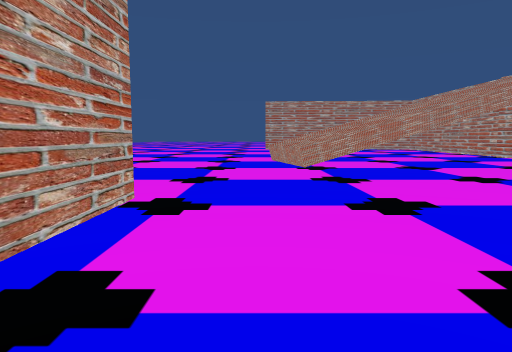
[1] (above)

24 first-person views from a walk through a scene from a Unity 3-D project. The camera is 1.5 m above the floor, tilts 6° down and sees 70° across. The floor is counted in squares, 2 m on a side. Each view is taken from the middle of a square. On the plan, view 1 faces up. The plan holds only what a view shows up to about 11 squares ahead; the rest is blank. The place goes on beyond the plan. Some surface patterns are stand-ins.

[2]
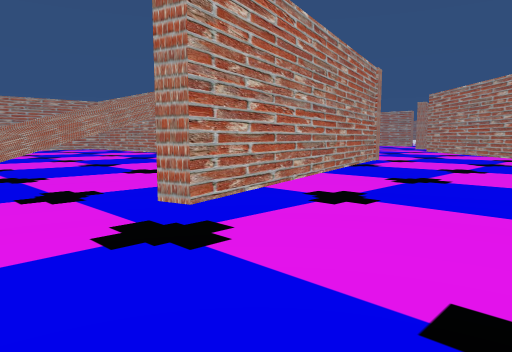

[3]
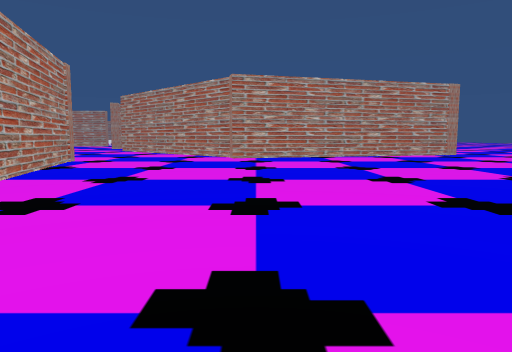

[4]
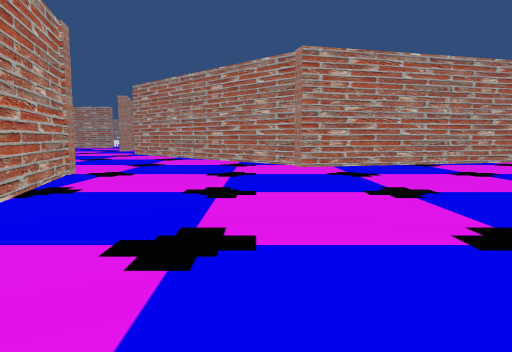

[5]
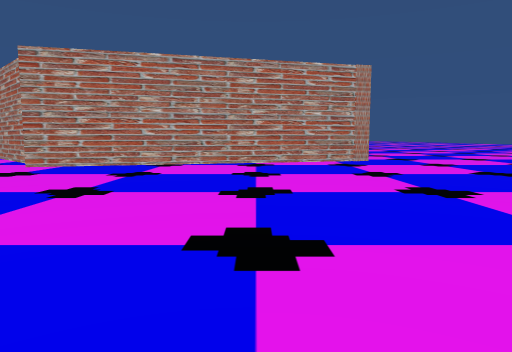

[6]
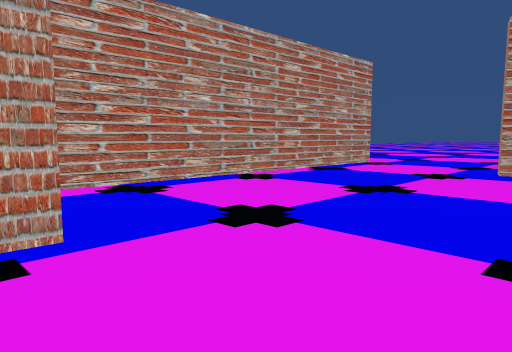

[7]
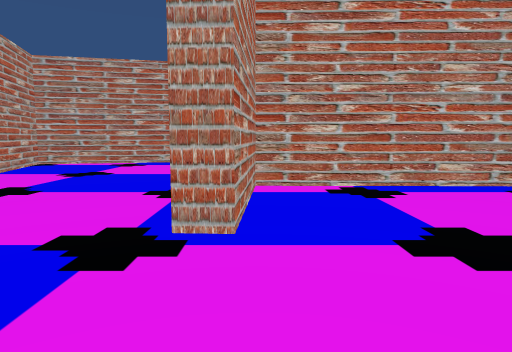

[8]
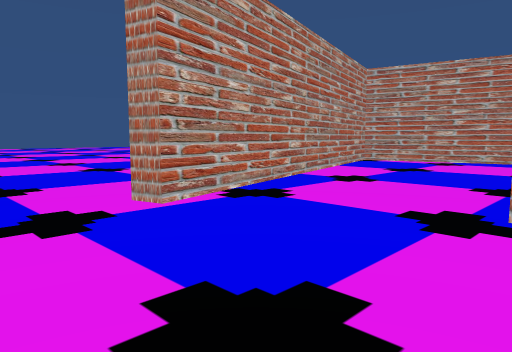

[9]
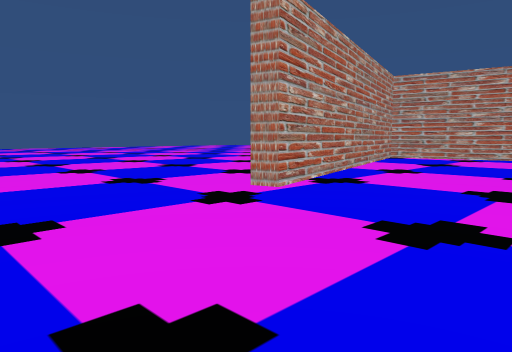

[10]
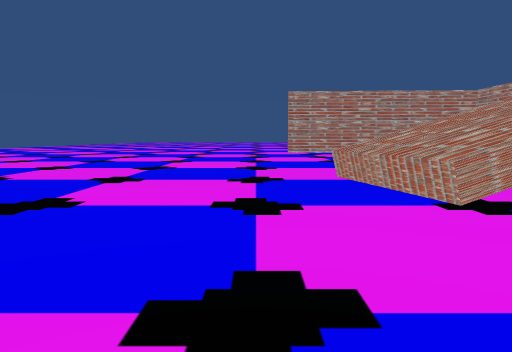

[11]
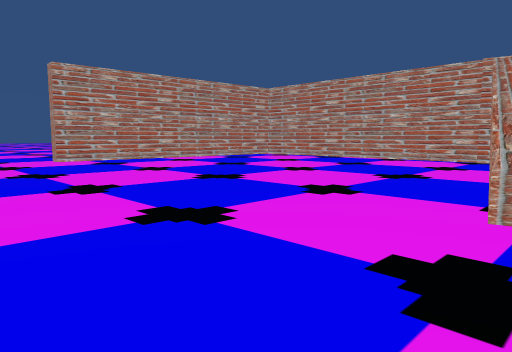

[12]
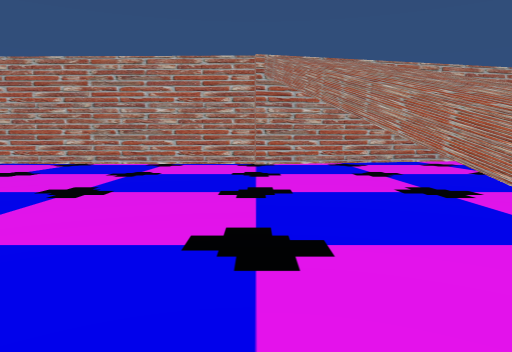

[13]
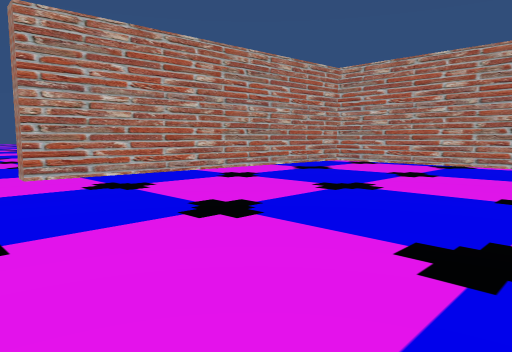

[14]
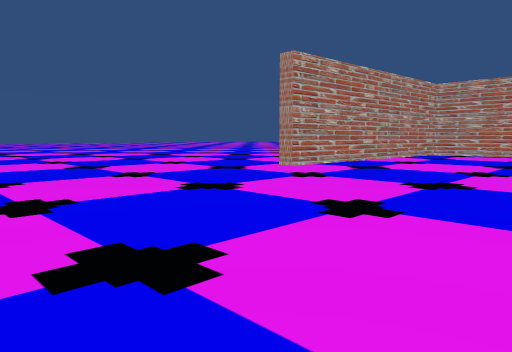

[15]
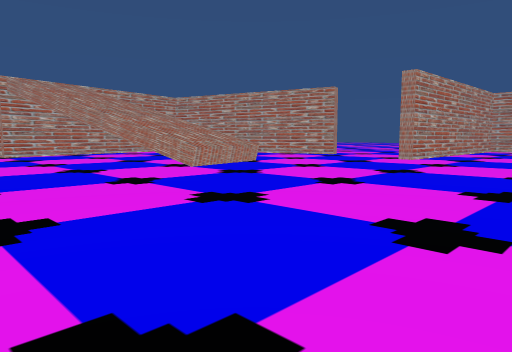

[16]
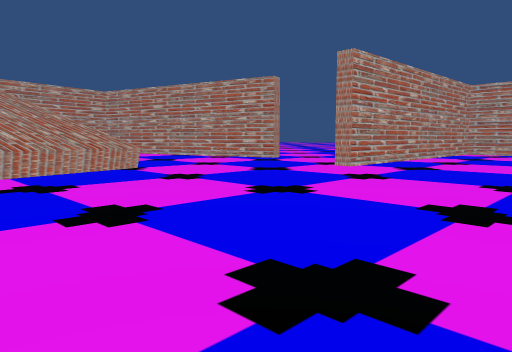

[17]
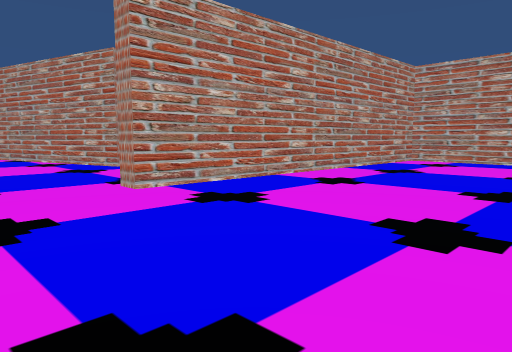

[18]
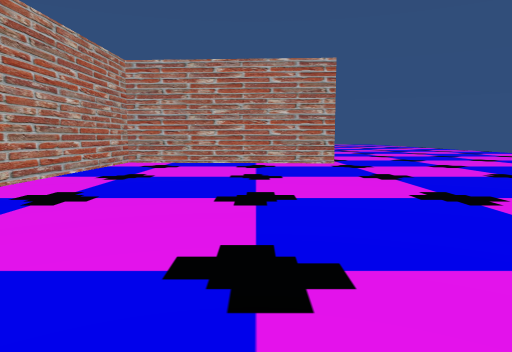

[19]
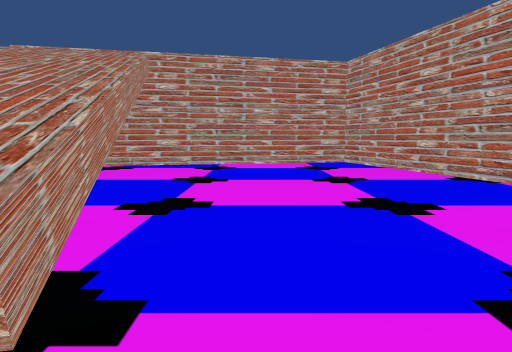

[20]
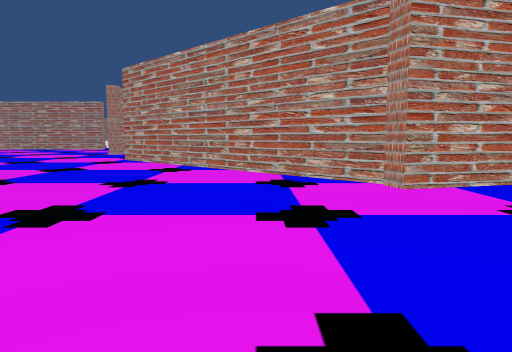

[21]
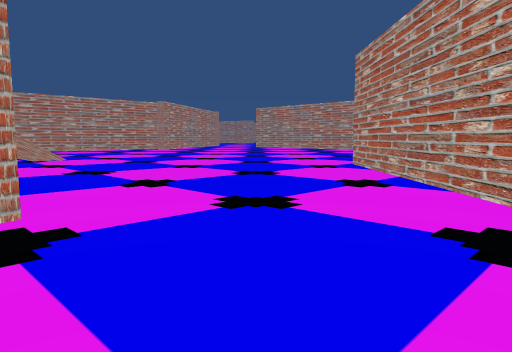

[22]
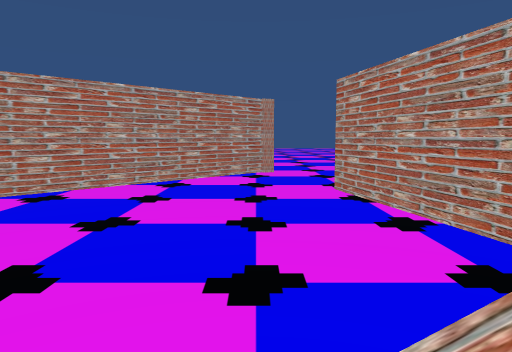

[23]
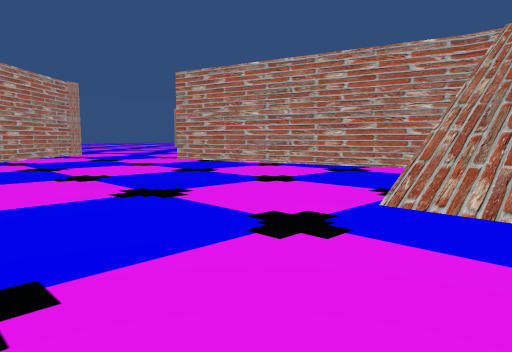

[24]
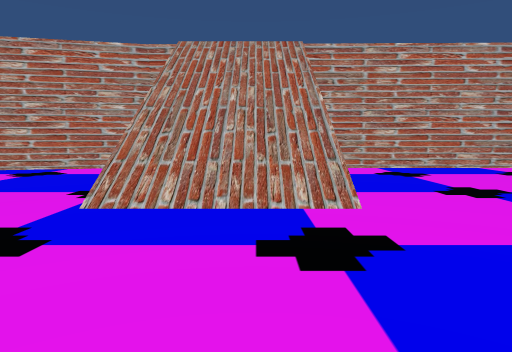

### Floor plan
Points are (right, up) in squares from view 1. A wall is a line through its corners. A room is listed if a view was taken in it or the views show most of it. See-through windows are left out.
Room 1 (views 1, 2, 3, 4, 5, 6, 7, 8, 9, 20, 21, 22, 23, 24)
walls: (13.8, -0.1) (19.5, 5.6); (15.1, -6.9) (13.3, -0.2) (13.8, 0); (10, 12.8) (11.8, 4.9) (2.3, 2.4); (-1.6, 1.6) (-1.7, -5) (1.2, -5.2) (1.2, -5.8); (-7.2, -7) (-6.3, -11.1) (2.8, -8.7) (3, -9.2); (10, 22.4) (9.9, 17.9)
ways out: opening at (0.5, 1.2) to room 2; opening at (1, 24) to room 2
Room 2 (views 10, 11, 12, 13, 14, 15, 16, 17, 18, 19)
walls: (0.4, 11.7) (3.5, 12.4); (4.1, 9.5) (1.1, 8.8); (2.3, 2.4) (2.2, 2.9) (11.1, 5.3); (9.4, 13.9) (9.5, 21.4); (11.1, 5.8) (9.2, 14); (7.9, 22.8) (0.6, 23.2) (0.6, 23.8); (-7.5, -4.7) (-2.2, -5) (-2, 4.5) (-1.5, 4.5) (-1.6, 1.6)
low walls: (1.1, 8.8) (0.4, 11.7)
ways out: opening at (0.5, 1.2) to room 1; opening at (1, 24) to room 1

Where each view was taken, in squares from view 1:
view 1: 0 up, 0 right, facing up
view 2: 1 down, 0 right, facing up-right
view 3: 1 down, 0 right, facing right
view 4: 1 up, 4 right, facing right
view 5: 6 down, 4 right, facing right
view 6: 6 down, 4 right, facing up-left
view 7: 5 down, 4 right, facing left
view 8: 5 down, 5 right, facing down-left
view 9: 5 down, 7 right, facing down-left
view 10: 5 up, 1 left, facing up
view 11: 11 up, 3 left, facing up-right
view 12: 14 up, 1 left, facing right
view 13: 16 up, 1 left, facing up-right
view 14: 17 up, 7 left, facing up-right
view 15: 17 up, 7 left, facing down-right
view 16: 13 up, 7 left, facing down-right
view 17: 7 up, 7 left, facing down-right
view 18: 6 up, 6 left, facing down
view 19: 8 up, 0 right, facing right
view 20: 2 up, 8 right, facing right
view 21: 1 up, 11 right, facing up-right
view 22: 15 up, 14 right, facing down
view 23: 16 up, 19 right, facing down-left
view 24: 16 up, 19 right, facing left
